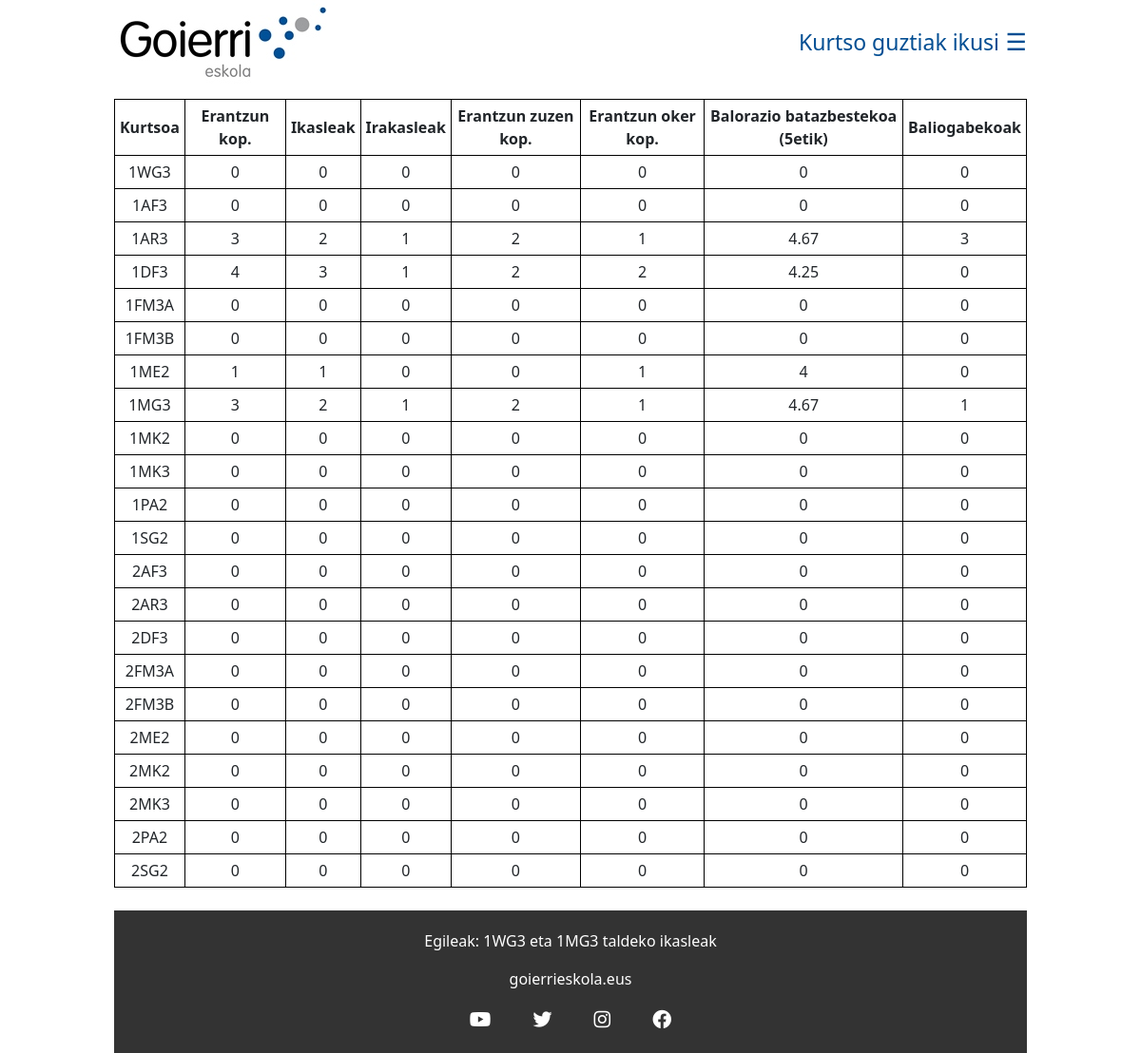
The app's page /src/views/main/laburpena.php with its own data.
### tables this page shows
CREATE TABLE `zikloak` (
  `id` int(11) NOT NULL,
  `izena` varchar(255) NOT NULL,
  `laburbildura` varchar(250) NOT NULL,
  `bideo_esteka` varchar(250) DEFAULT NULL,
  `web_esteka` varchar(250) DEFAULT NULL,
  `deskripzioa` varchar(250) DEFAULT NULL,
  `galdera` varchar(255) NOT NULL,
  `erantzun_zuzena` int(11) NOT NULL,
  `option1` varchar(255) DEFAULT NULL,
  `option2` varchar(255) DEFAULT NULL,
  `option3` varchar(255) DEFAULT NULL
);

### src/views/main/laburpena/functions.php (called while the page is built, shortened)
<?php
function getAllCourses()
{
    $conn = getConnection();
    $allCoursesSql = "select *
from zikloak z
order by z.id asc;";
    $allCoursesResult = $conn->query($allCoursesSql);
    return $allCoursesResult;
}
function getAllAnswers()
{
    $conn = getConnection();
    $sql = "select z.id as id, count(b.id) as dataColumn
    from zikloak z
    inner join balorazioa b on z.id = b.ziklo_id
    where b.valid = 1
    group by z.id
    order by z.id asc;";
    $result = $conn->query($sql);
    $array = fromQueryToArrayByZiklo($result, "dataColumn");
    return $array;
}
function getStudentAnswersArray()
{
    $conn = getConnection();
    $sql = "select z.id as id, count(b.id) as dataColumn
    from zikloak z
    inner join balorazioa b on z.id = b.ziklo_id
    where b.valid = 1 and teacher = 0
    group by z.id
    order by z.id asc;";
    $result = $conn->query($sql);
    $array = fromQueryToArrayByZiklo($result, "dataColumn");
    return $array;
}
function getTeacherAnswersArray()
{
    $conn = getConnection();
    $sql = "select z.id as id, count(b.id) as dataColumn
    from zikloak z
    inner join balorazioa b on z.id = b.ziklo_id
    where b.valid = 1 and teacher = 1
    group by z.id
    order by z.id asc;";
    $result = $conn->query($sql);
    $array = fromQueryToArrayByZiklo($result, "dataColumn");
    return $array;
}
function getCorrectAnswersArray()
{
    $conn = getConnection();
    $correctAnswersSql = "select z.id as id, count(b.id) as correctAnswers
    from zikloak z
    inner join balorazioa b on z.id = b.ziklo_id
    where b.zuzen_erantzun = 1 and b.valid = 1
    group by z.id
    order by z.id asc;";
    $correctAnswersResult = $conn->query($correctAnswersSql);
    $correctAnswersArray = fromQueryToArrayByZiklo($correctAnswersResult, "correctAnswers");
    return $correctAnswersArray;
}
function getWrongAnswersArray()
{
    $conn = getConnection();
    $sql = "select z.id as id, count(b.id) as data
    from zikloak z
    inner join balorazioa b on z.id = b.ziklo_id
    where b.zuzen_erantzun = 0 and b.valid = 1
    group by z.id
    order by z.id asc;";
    $result = $conn->query($sql);
    $array = fromQueryToArrayByZiklo($result, "data");
    return $array;
}
function getSumOfValoration()
{
    $conn = getConnection();
    $sql = "select z.id as id, sum(b.balorazioa) as data
    from zikloak z
    inner join balorazioa b on z.id = b.ziklo_id
    where b.valid = 1
    group by z.id
    order by z.id asc;";
    $result = $conn->query($sql);
    $array = fromQueryToArrayByZiklo($result, "data");
    return $array;
}
function  getInvalidAnswers()
{
    $conn = getConnection();
    $sql = "select z.id as id, count(b.id) as data
    from zikloak z
    inner join balorazioa b on z.id = b.ziklo_id
    where b.valid = 0
    group by z.id
    order by z.id asc;";
    $result = $conn->query($sql);
    $array = fromQueryToArrayByZiklo($result, "data");
    return $array;
}
function fromQueryToArrayByZiklo($result, $valueColumn)
{
    $array = [];
    while ($row = $result->fetch_array(MYSQLI_ASSOC)) {
        $array[$row["id"]] = $row[$valueColumn];
    }
    return $array;
}

### src/views/main/laburpena.php (the view, shortened to what this page needs)
<?php
$env = parse_ini_file(__DIR__ . '/../../../.env');
$APP_DIR = $env["APP_DIR"];
require_once($_SERVER["DOCUMENT_ROOT"] . $APP_DIR . '/src/views/parts/layouts/layoutTop.php');
require_once(APP_DIR . '/src/views/parts/header.php');
?>
<div class="laburpenaDiv">
<table>
    <tr>
        <th>Kurtsoa</th>
        <th>Erantzun kop.</th>
        <th>Ikasleak</th>
        <th>Irakasleak</th>
        <th>Erantzun zuzen kop.</th>
        <th>Erantzun oker kop.</th>
        <th>Balorazio batazbestekoa (5etik)</th>
        <th>Baliogabekoak</th>
    </tr>
    <?php
    require_once("./laburpena/functions.php");
    $allCoursesResult = getAllCourses();
    $allAnswersArray = getAllAnswers();
    $studentAnswersArray = getStudentAnswersArray();
    $teacherAnswersArray = getTeacherAnswersArray();
    $correctAnswersArray = getCorrectAnswersArray();
    $wrongAnswersArray = getWrongAnswersArray();
    $sumOfValorations = getSumOfValoration();
    $invalidAnswers = getInvalidAnswers();
    while($allCoursesRow = $allCoursesResult->fetch_array(MYSQLI_ASSOC))
    {
        $i = $allCoursesRow["id"];
        $valoration = 0;
        if(isset($allAnswersArray[$i]) && isset($sumOfValorations[$i])){
            $valoration = round($sumOfValorations[$i]/$allAnswersArray[$i], 2);
        }
        echo "<tr>";
        echo "<td>";
        echo $allCoursesRow["laburbildura"];
        echo "</td>";
        echo "<td>";
        echo isset($allAnswersArray[$i]) ? $allAnswersArray[$i] : "0";
        echo "</td>";
        echo "<td>";
        echo isset($studentAnswersArray[$i]) ? $studentAnswersArray[$i] : "0";
        echo "</td>";
        echo "<td>";
        echo isset($teacherAnswersArray[$i]) ? $teacherAnswersArray[$i] : "0";
        echo "</td>";
        echo "<td>";
        echo isset($correctAnswersArray[$i]) ? $correctAnswersArray[$i] : "0";
        echo "</td>";
        echo "<td>";
        echo isset($wrongAnswersArray[$i]) ? $wrongAnswersArray[$i] : "0";
        echo "</td>";
        echo "<td>";
        echo $valoration;
        echo "</td>";
        echo "<td>";
        echo isset($invalidAnswers[$i]) ? $invalidAnswers[$i] : "0";
        echo "</td>";
        echo "</tr>";
    }
    ?>
</table>
    </div>
<?php
require_once(APP_DIR . '/src//views/parts/layouts/layoutBottom.php');
?>

### src/views/parts/layouts/layoutTop.php (shortened to what this page needs)
<!DOCTYPE HTML>
<html lang="es">
<head>
    <link href="<?= HREF_APP_DIR ?>/public/font_awesome/font-awesome-4.7.0/font-awesome-4.7.0/css/font-awesome.min.css" rel="stylesheet">
    <link href="<?= HREF_APP_DIR ?>/vendor/twbs/bootstrap/dist/css/bootstrap.min.css" rel="stylesheet">
    <link href="<?= HREF_APP_DIR ?>/src/css/app.css" rel="stylesheet">
</head>
<body class="">

### src/views/parts/header.php
<div class="header">
    <div>
        <img class="header-elem-left" src="<?= HREF_APP_DIR ?>/public/goierriEskola.jpg" alt="goierriEskola">
    </div>
    <div class="flex-center">
            <div class="rightSidebar header-elem-right" data-bs-toggle="offcanvas" data-bs-target="#offcanvasRight" aria-controls="offcanvasRight">
                <div><span class="sidebar-text">Kurtso guztiak ikusi</span> ☰</div>
            </div>
    </div>
</div>

### src/views/parts/layouts/layoutBottom.php (shortened to what this page needs)
<br>
<?php
require_once(APP_DIR  . '/src/views/parts/footer.php');
?>
</body>
</html>

### src/views/parts/footer.php (shortened to what this page needs)
<!DOCTYPE html>
<html lang="es">
<head>
    <link rel="stylesheet" href="https://cdnjs.cloudflare.com/ajax/libs/font-awesome/5.15.3/css/all.min.css">
</head>
<body>
    <footer>
        <div>
            <p><a href="<?= HREF_VIEWS_DIR ?>/main/taldeArgazkia.php" target="_blank">Egileak: 1WG3 eta 1MG3 taldeko ikasleak</a></p>
        </div>
        <div>
            <p><a href="https://www.goierrieskola.eus/es/" target="_blank">goierrieskola.eus</a></p>
        </div>
        <div>
            <nav>
                <a href="https://www.youtube.com/@GoierriEskola"><i class="fab fa-youtube"></i></a>
                <a href="https://twitter.com/Goierrieskola1"><i class="fab fa-twitter"></i></a>
                <a href="https://www.instagram.com/goierrieskola/"><i class="fab fa-instagram"></i></a>
                <a href="https://www.facebook.com/search/top/?q=goierri%20eskola"><i class="fab fa-facebook"></i></a>
            </nav>
        </div>
    </footer>
</body>
</html>

### src/css/app.css (style rules this page uses)
body { font-family: system-ui, sans-serif; margin: auto; width: 80%; box-sizing: border-box; padding: 0; }
.header-elem-left { padding: 0; }
.header-elem-right { padding: 0; }
.header { display: grid; grid-template-columns: 1fr 1fr; margin-bottom: 1em; }
img { max-width: 80%; height: auto; }
.sidebar-text { font-size: 23px; }
div.rightSidebar { background-color: white; color: #024e93; font-size: 25px; border: none; cursor: pointer; float: right; }
div.flex-center { display: flex; justify-content: right; align-items: center; }
footer { background-color: #333; color: #fff; padding: 20px; text-align: center; }
footer a { color: #fff; text-decoration: none; }
nav { margin-top: 10px; }
nav a { margin: 0 20px; color: #fff; font-size: 20px; }
.laburpenaDiv { text-align: center; }
.laburpenaDiv table, .laburpenaDiv table th, .laburpenaDiv table td { margin: auto; border: solid black 1px; padding: 5px; }

### records on screen
zikloak: laburbildura "1WG3", shows "0", valoration "0"
zikloak: laburbildura "1AF3", shows "0", valoration "0"
zikloak: laburbildura "1AR3", id "3", i "2", id "1", id "2", id "4.67"
zikloak: laburbildura "1DF3", id "4", i "3", id "1", id "2", id "4.25", shows "0"
zikloak: laburbildura "1FM3A", shows "0", valoration "0"
zikloak: laburbildura "1FM3B", shows "0", valoration "0"
zikloak: laburbildura "1ME2", id "1", shows "0", id "4"
zikloak: laburbildura "1MG3", id "3", i "2", id "1", id "2", id "4.67", i "1"
zikloak: laburbildura "1MK2", shows "0", valoration "0"
zikloak: laburbildura "1MK3", shows "0", valoration "0"
zikloak: laburbildura "1PA2", shows "0", valoration "0"
zikloak: laburbildura "1SG2", shows "0", valoration "0"
zikloak: laburbildura "2AF3", shows "0", valoration "0"
zikloak: laburbildura "2AR3", shows "0", valoration "0"
zikloak: laburbildura "2DF3", shows "0", valoration "0"
zikloak: laburbildura "2FM3A", shows "0", valoration "0"
zikloak: laburbildura "2FM3B", shows "0", valoration "0"
zikloak: laburbildura "2ME2", shows "0", valoration "0"
zikloak: laburbildura "2MK2", shows "0", valoration "0"
zikloak: laburbildura "2MK3", shows "0", valoration "0"
zikloak: laburbildura "2PA2", shows "0", valoration "0"
zikloak: laburbildura "2SG2", shows "0", valoration "0"
